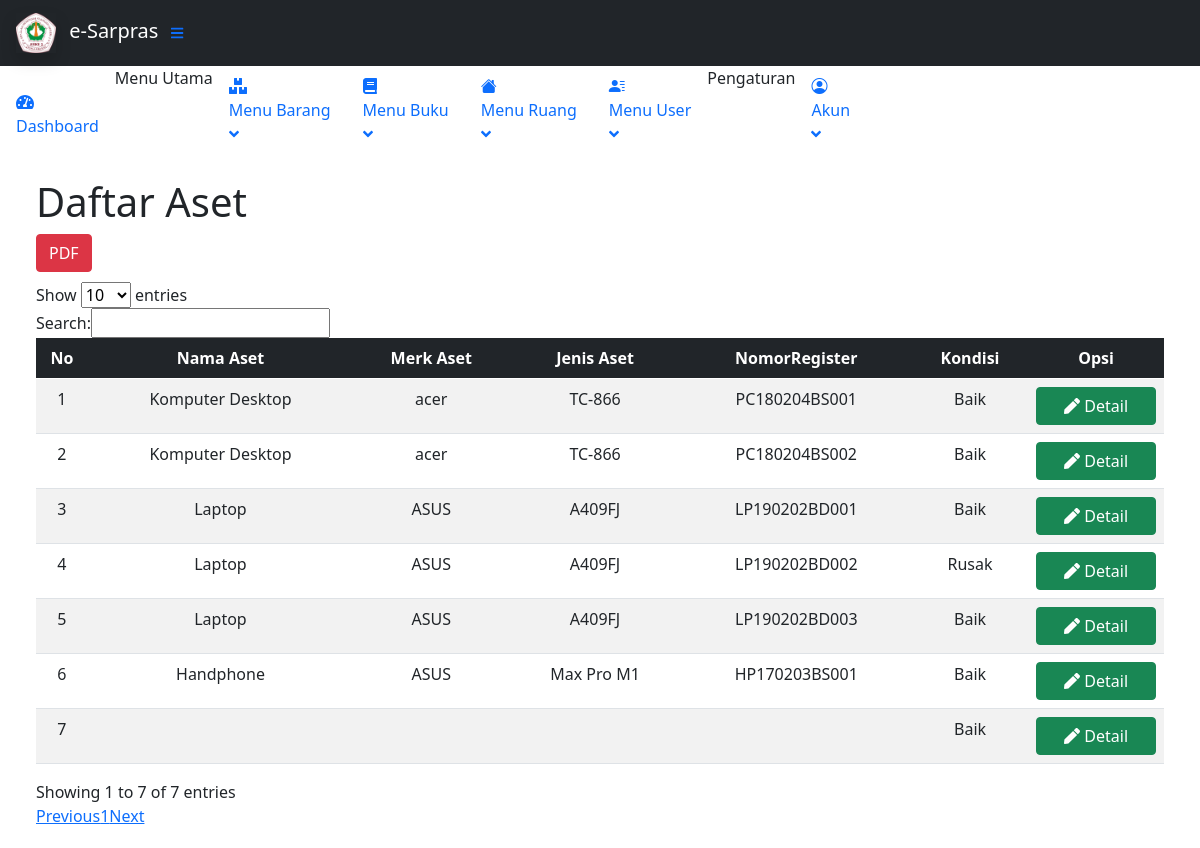
The page /contents/Barang/index.php?page=DaftarBarang on the database as committed earlier.
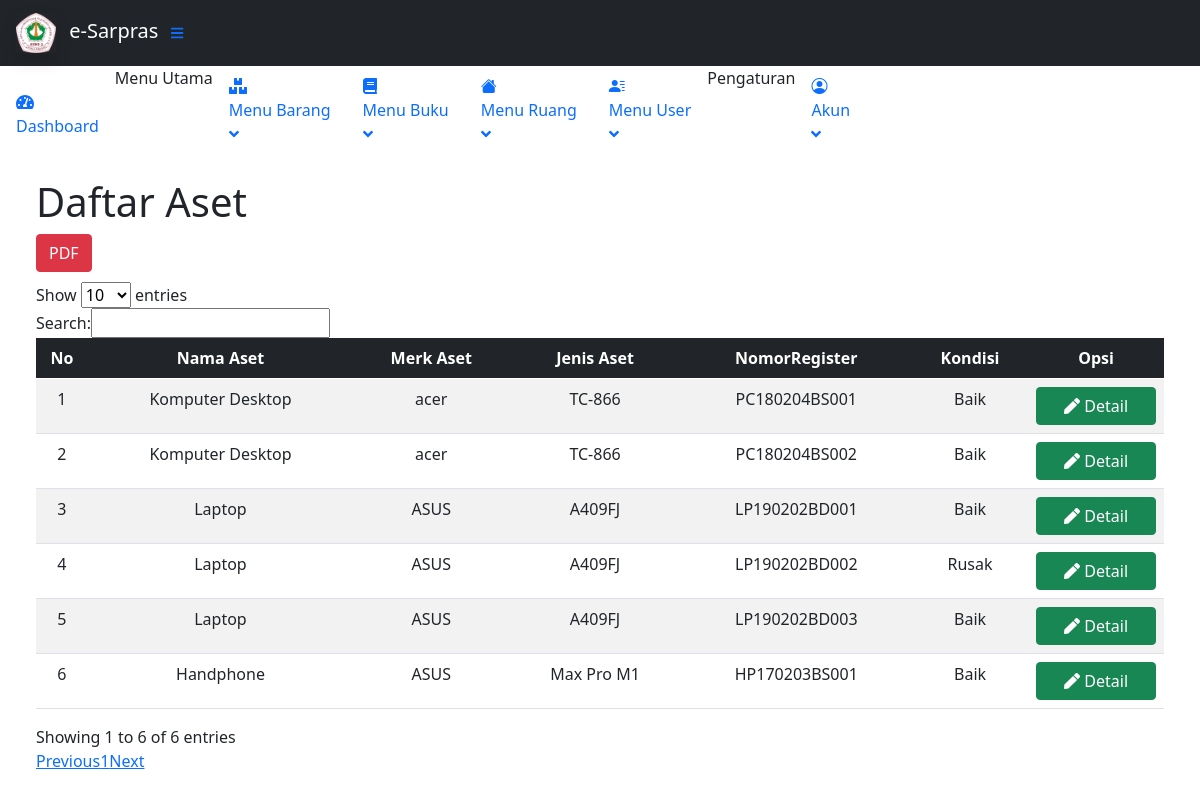
The same page on the database as committed later.
### tables this page shows
CREATE TABLE `tbarang` (
  `idAset` int(11) NOT NULL,
  `namaBarang` varchar(50) NOT NULL,
  `fotoBarang` varchar(255) DEFAULT 'box-seam.svg',
  `merkBarang` varchar(30) DEFAULT NULL,
  `tipeBarang` varchar(30) NOT NULL,
  `nomorRegister` varchar(30) DEFAULT NULL,
  `hargaSatuan` int(20) DEFAULT '0',
  `tahunPembelian` int(4) DEFAULT NULL,
  `sumberDana` enum('BOS','BOSDA') DEFAULT NULL,
  `kondisiBarang` enum('Baik','Rusak') NOT NULL,
  `linkRuangan` int(11) NOT NULL,
  `isDeleted` tinyint(1) NOT NULL DEFAULT '0'
);

### config/connect.php (called while the page is built)
<?php
    $db = mysqli_connect('localhost', 'root', '', 'inventorymanagement');
    function querySql($query)
        {
        global $db;
        $item = mysqli_query($db, $query);
        $items = [];
        while ($row = mysqli_fetch_assoc($item)) {
            $items[] = $row;
            }
        return $items;
        }

### contents/Barang/daftarbarang.php (the view)
<?php
    require 'config/connect.php';
    $barang = querySql("SELECT * FROM tbarang WHERE isDeleted=0");
    ?>
<main>
    <div class="container-fluid px-4">
        <h1 class="mt-4">Daftar Aset</h1>
         <div style="margin-bottom: 10px">
        <a href="pdfBarang.php" class="btn btn-danger">PDF</a>
    </div>
          <div style="margin-bottom: 20px">
<table id="example" class="table caption-top table-striped text-center" class="display nowrap table-striped table-bordered table" style="width:100%">
            <thead class="table-dark">
                <tr>
                    <th>No</th>
                    <th>Nama Aset</th>
                    <th>Merk Aset</th>
                    <th>Jenis Aset</th>
                    <th>NomorRegister</th>
                    <th>Kondisi</th>
                    <th>Opsi</th>
                </tr>
            </thead>
            <tbody class="">
                <?php $i = 1;?>
                <?php foreach($barang as $item) : ?>
                    <tr>
                        <td><?= $i ?></td>
                        <td><?= $item["namaBarang"]; ?></td>
                        <td><?= $item["merkBarang"]; ?></td>
                        <td><?= $item["tipeBarang"]; ?></td>
                        <td><?= $item["nomorRegister"]; ?></td>
                        <td><?= $item["kondisiBarang"]; ?></td>
                        <td>
                            <div class="d-grid">
                                <a href="index.php?page=DetailBarang&id=<?= $item ['idAset']; ?>"class="btn btn-success" ><i class="fas fa-pen"></i> Detail</a>
                            </div>
                        </td>
                    </tr>
                    <?php $i++ ?>
                <?php endforeach; ?>
            </tbody>
        </table>
    </div>
</main>

Rows that differ between the two databases and show on the page:
no longer on this page (row edited): tbarang: kondisiBarang "Baik"
Other text that changed with them:
text written by a page script: "Show entries Search: Showing 1 to 7 of 7 entries Previous 1 Next" → "Show entries Search: Showing 1 to 6 of 6 entries Previous 1 Next"
